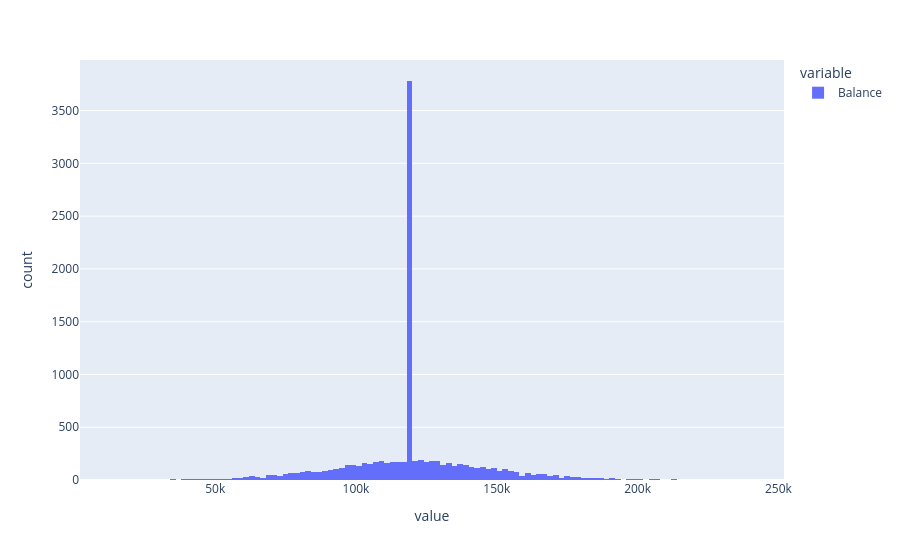

This figure's notebook cell:
### Code cell
px.histogram(df['Balance'])

### Figure 1 — Plotly figure (JSON) as saved in the notebook; plotly's stock layout.template omitted (floating-point values rounded to 4 significant figures; data arrays with more than 128 entries replaced by an {"elided": "..."} marker saying what was removed)
{"data": [{"alignmentgroup": "True", "bingroup": "x", "hovertemplate": "variable=Balance<br>value=%{x}<br>count=%{y}<extra></extra>", "legendgroup": "Balance", "marker": {"color": "#636efa", "pattern": {"shape": ""}}, "name": "Balance", "offsetgroup": "Balance", "orientation": "v", "showlegend": true, "type": "histogram", "x": {"elided": "10000 float values"}, "xaxis": "x", "yaxis": "y"}], "layout": {"barmode": "relative", "legend": {"title": {"text": "variable"}, "tracegroupgap": 0}, "margin": {"t": 60}, "xaxis": {"anchor": "y", "domain": [0, 1], "title": {"text": "value"}}, "yaxis": {"anchor": "x", "domain": [0, 1], "title": {"text": "count"}}}}
